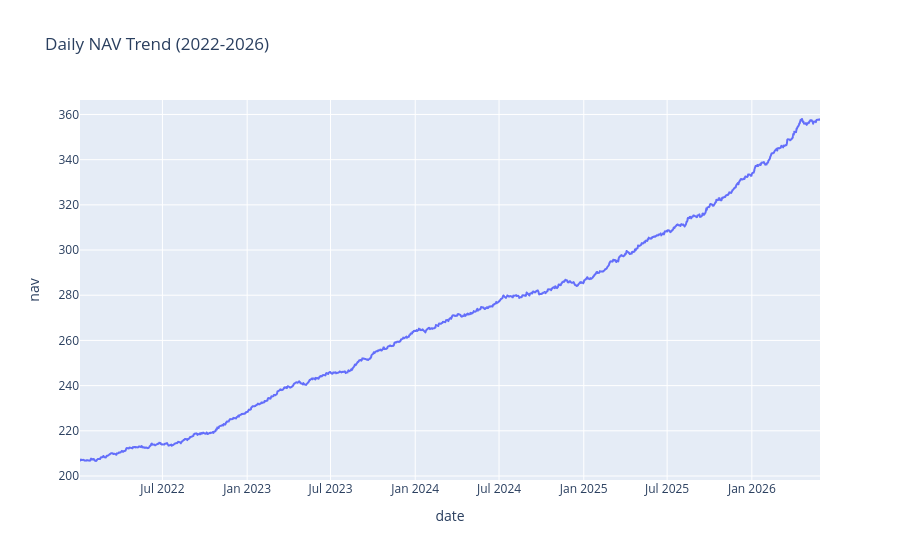

Here is the notebook cell this chart was saved with:
### Code cell
nav_df = pd.read_csv("../Data/Processed/nav_history_cleaned.csv")

nav_df["date"] = pd.to_datetime(nav_df["date"])

daily_nav = nav_df.groupby("date")["nav"].mean().reset_index()

fig = px.line(daily_nav, x="date", y="nav", title="Daily NAV Trend (2022-2026)") 
fig.show()

### Figure 1 — Plotly figure (JSON) as saved in the notebook; plotly's stock layout.template omitted (floating-point values rounded to 4 significant figures; data arrays with more than 128 entries replaced by an {"elided": "..."} marker saying what was removed)
{"data": [{"hovertemplate": "date=%{x}<br>nav=%{y}<extra></extra>", "legendgroup": "", "line": {"color": "#636efa", "dash": "solid"}, "marker": {"symbol": "circle"}, "mode": "lines", "name": "", "showlegend": false, "type": "scattergl", "x": {"elided": "1150 str values"}, "xaxis": "x", "y": {"elided": "1150 float values"}, "yaxis": "y"}], "layout": {"legend": {"tracegroupgap": 0}, "title": {"text": "Daily NAV Trend (2022-2026)"}, "xaxis": {"anchor": "y", "domain": [0, 1], "title": {"text": "date"}}, "yaxis": {"anchor": "x", "domain": [0, 1], "title": {"text": "nav"}}}}
